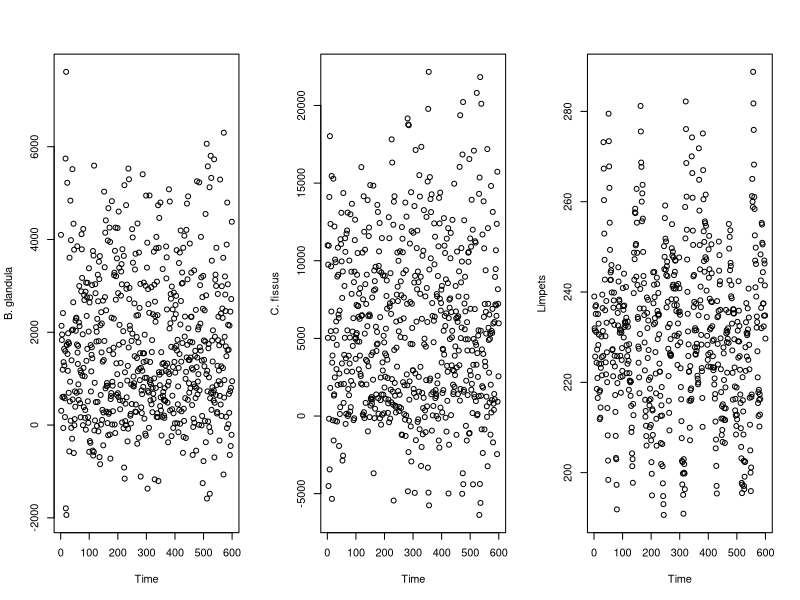
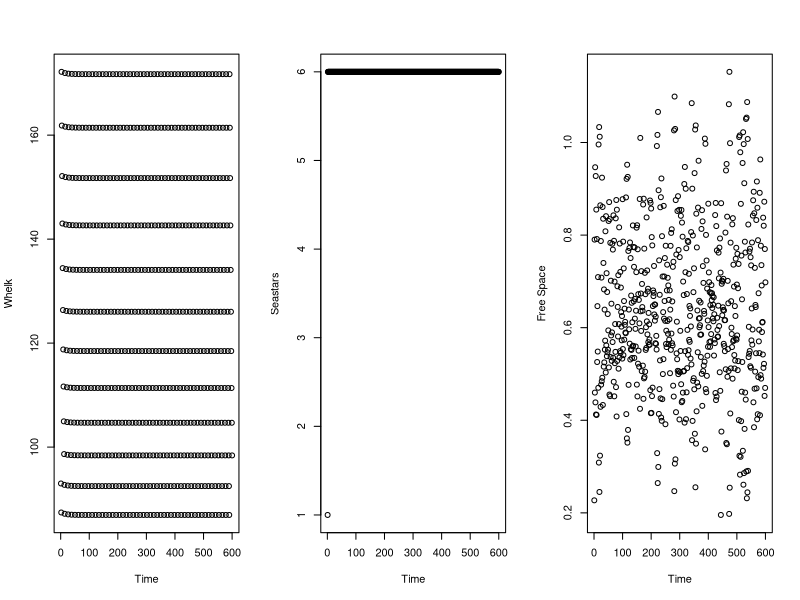

These figures' R source, in order:
## updated version of the forde & doak 2004 model
## changes primarily to the whelk and seastar predation models

do.free.space.calculation <- function(T, B, size.B, C, size.C, L, size.L) {
  # T = total area
  # B is the population size of Balanus glandula
  # size.B = average size of adult B. glandula
  # C is population size of Chthamalus fissus/dalli
  # size.C = average size of C. fissus/dalli
  # L is population size of limpets
  # size.L = average size of an adult limpet
  F <- T - (B*size.B + C*size.C + L*size.L)
  return(F)
}

# for barnacles and limpets
do.potential.recruitment <- function(F, size.x, size.recruit.x, larvae.x) {
  # F is the amount of free space on the rock
  # size.x is the average size (e.g. size.B, size.C, or size.L)
  # size.recruit.x is the size of a recruit
  # larvae.x is the number of settling larvae of species x
  L <- (F/size.x)*(1-exp(-size.recruit.x*larvae.x/F))
  return(L)
}

do.actual.recruitment <- function(F, L, L.B, size.B, L.C, size.C, L.L, size.L) {
  # NOTE THIS EQUATION IS DIFFERENT FROM IN THE TEXT--DON'T KNOW WHAT S IS
  # L.B is potential recruits of B. glandula
  # L.C is potential recruits of C. fissus/dalli
  # L.L is potential recruits of limpets
  # size.B = average size of adult B. glandula
  # size.C = average size of C. fissus/dalli
  # size.L = average size of an adult limpet
  R <- F*L / (L.B*size.B + L.C*size.C + L.L*size.L)
  return(R)
}

do.population.size.barnacles <- function(S, p.whelk, W.prev, X.prev, S.r, R, p.star, P.prev) {
  # S is survivorship (before whelk predation)
  # p.whelk is the encounter rate of barnacles by whelks
  # W.prev is the whelk population size in the previous month
  # X.prev is the barnacle population size in the previous month
  # S.r is the survivorship of recruits
  # R is the number of recruits
  # p.star is the encounter rate of barnacles by sea stars
  # P.prev is the whelk population size in the previous month
  X <- S*(1-p.whelk*W.prev-p.star*P.prev)*X.prev + S.r*R
  return (X)
}

do.population.size.limpets <- function(S, L.prev, S.r, R, delta) {
  # S is survivorship
  # L.prev is the limpet population size in the previous month
  # S.r is the survivorship of recruits
  # R is the number of recruits
  # delta is density-dependence 
  L <- S*L.prev + S.r*R*exp(delta*L.prev)
  return(L)
}

do.population.size.whelks <- function(W.prev, 
                                      #W.feeding, 
                                      S, 
                                      R) {
  # W.prev is whelk population size in the previous month
  # p is per capita predation rate
  # B.prev is the B. glandula population
  # C.prev is the C. fissus/dalli population
  # R is the recruitment rate
  # S is the survival rate
  # W.feeding is food intake
  
  # note that the functional form of this population model is unclear
  # from the manuscript. Alternate model forms could be:
  W <- W.prev * S + R
  # W <- W.prev * W. feeding + R
  # W <- W.prev*W.feeding*S + R
  
  return(W)
}

do.whelk.recruitment <- function(avg.C, avg.B, p, Y, W.prev, B.prev, C.prev) {
  # avg.C is the average number of C. fissus/dalli from April through June
  # avg. B is the average number of B. glandula from April through June
  # p is the per capita predation rate
  R <- (avg.C + avg.B)*3*p*Y*W.prev*(B.prev+C.prev)
  if (R > 90) {
    # note that if the max. recruitment rate is not set, then
    # whelk recruitment becomes very large very quickly
    R <- 90
  }
  return(R)
}

do.population.size.seastar <- function(S, P.prev, R) {
  # S is seastar adult survival
  # P.prev is previous seastar population size
  
  # note that there is a typo in equation 7 in Forde & Doak appendix 
  # where "P.prev" (= P at time t-1) is incorrectly included as 
  # P at time t+1
  
  P <- S*P.prev + survival.recruit.P*R
  if (P > 6) {
    P <- 6
  }
  if(P<0) {
    P <- 0
  }
  return(P)
}

# ----------------------------------------------------------------------------------------------------
# model parameters
size.B <- .000098
size.C <- .000032
size.L <- .00008

size.recruit.B <- .000003
size.recruit.C <- .000003
size.recruit.L <- .000003

survival.B <- .7
survival.C <- .7
survival.L <- .97
survival.W <- .94
survival.P <- .992


survival.recruit.B <- .7
survival.recruit.C <- .7
survival.recruit.L <- .88
survival.recruit.P <- .998

delta <- -.02 # density dependence for limpets
p.whelk <- .01 # per capita whelk predation rate
Y <- .01 # whelk conversion rate
p.seastar <- .007 # per capita whelk predation rate

T <- 1

# ----------------------------------------------------------------------------------------------------
# Initial conditions

years <- 50
timesteps <- years*12
month <- rep(c("Apr", "May", "Jun", "Jul", "Aug", 
               "Sep", "Oct", "Nov", "Dec", "Jan", "Feb", "Mar"), years)
summer <- c("Apr", "May", "Jun", "Jul", "Aug", "Sep")
winter <- c("Oct", "Nov", "Dec", "Jan", "Feb", "Mar")

B <- C <- L <- W <- P <- F <- rep(NA, timesteps)
B[1] <- 4100
C[1] <- 11000
#B[1] <- 0
#C[1] <- 0
L[1] <- 239
W[1] <- 93
P[1] <- 1

F[1] <- do.free.space.calculation(T=T, B=B[1], size.B=size.B, C=C[1], 
                                  size.C=size.C, L=L[1], size.L=size.L)

B.mean <- 50000
B.stdev <- sqrt(3.24*10^10)
location.B <- log(B.mean^2 / sqrt(B.stdev^2 + B.mean^2))
shape.B <- sqrt(log(1 + (B.stdev^2 / B.mean^2)))

C.mean <- 30000
C.stdev <- sqrt(3.6*10^9)
location.C <- log(C.mean^2 / sqrt(C.stdev^2 + C.mean^2))
shape.C <- sqrt(log(1 + (C.stdev^2 / C.mean^2)))

L.mean <- 3000
L.stdev <- sqrt(2.8*10^7)
location.L <- log(L.mean^2 / sqrt(L.stdev^2 + L.mean^2))
shape.L <- sqrt(log(1 + (L.stdev^2 / L.mean^2)))

P.mean <- 3800
P.stdev <- sqrt(3.7*10^7)
location.P <- log(P.mean^2 / sqrt(P.stdev^2 + P.mean^2))
shape.P <- sqrt(log(1 + (P.stdev^2 / P.mean^2)))

for (t in 2:timesteps) {
  B.potential.recruits <- do.potential.recruitment(F=F[t-1], size.x=size.B, size.recruit.x=size.recruit.B, 
                                                   larvae.x=rlnorm(n=1, location.B, shape.B))
  C.potential.recruits <- do.potential.recruitment(F=F[t-1], size.x=size.C, size.recruit.x=size.recruit.C, 
                                                   larvae.x=rlnorm(n=1, location.C, shape.C))
  L.potential.recruits <- do.potential.recruitment(F=F[t-1], size.x=size.L, size.recruit.x=size.recruit.L, 
                                                   larvae.x=rlnorm(n=1, location.L, shape.L))
  
  # note that there are more recruits than potential recruits :(
  B.recruits <- do.actual.recruitment(F=F[t-1], L= B.potential.recruits, L.B=B.potential.recruits, 
                                      size.B=size.B, L.C=C.potential.recruits, size.C=size.C,
                                      L.L=L.potential.recruits, size.L=size.L)
  C.recruits <- do.actual.recruitment(F=F[t-1], L= C.potential.recruits, L.B=B.potential.recruits, 
                                      size.B=size.B, L.C=C.potential.recruits, size.C=size.C,
                                      L.L=L.potential.recruits, size.L=size.L)
  L.recruits <- do.actual.recruitment(F=F[t-1], L= L.potential.recruits, L.B=B.potential.recruits, 
                                      size.B=size.B, L.C=C.potential.recruits, size.C=size.C,
                                      L.L=L.potential.recruits, size.L=size.L)
  P.recruits <- rlnorm(n=1, location.P, shape.P)
  
  # make sure that we only recruit as many as we have
  if (B.potential.recruits > B.recruits) {B.recruits <- B.potential.recruits}
  if (C.potential.recruits > C.recruits) {C.recruits <- C.potential.recruits}
  if (L.potential.recruits > L.recruits) {L.recruits <- L.potential.recruits}
  
  B[t] <- do.population.size.barnacles(S=survival.B, p.whelk=p.whelk, W.prev = W[t-1], X.prev=B[t-1],
                                       S.r = survival.recruit.B, R=B.recruits, p.star=p.seastar, P.prev=P[t-1])
  C[t] <- do.population.size.barnacles(S=survival.C, p.whelk=p.whelk, W.prev = W[t-1], X.prev=C[t-1],
                                       S.r = survival.recruit.C, R=C.recruits, p.star=p.seastar, P.prev=P[t-1])
  L[t] <- do.population.size.limpets(S=survival.L, L.prev=L[t-1], S.r=survival.recruit.L, R=L.recruits, delta=delta)
  
  if(month[t] == "Jun") {
    W.recruits <- do.whelk.recruitment(avg.C=mean(c(C[t], C[t-1], C[t-2])), 
                                       avg.B=mean(c(B[t], B[t-1], B[t-2])),
                                       p=p.whelk, Y=Y, W.prev=W[t-1], B.prev=B[t], C.prev=C[t])   
  } else {
    W.recruits <- 0
  }
  
  ## Include this if using form of whelk population model that depends 
  ## on barnacle population size
  
  # if(month[t] %in% summer) {
  #   W.feeding <- p.whelk*(B[t-1]+C[t-1]) / (1+ (p.whelk*(B[t-1]+C[t-1])))
  # } else {
  #   W.feeding <- p.whelk*(B[t-6]+C[t-6]) / (1+ (p.whelk*(B[t-6]+C[t-6])))
  # }
  
  W[t] <- do.population.size.whelks(W.prev=W[t-1],
                                    #W.feeding = W.feeding, 
                                    S = survival.W,
                                    R=W.recruits)
  
  P[t] <- do.population.size.seastar(S=survival.P, P.prev=P[t-1], R=P.recruits)
  
  F[t] <- do.free.space.calculation(T=T, B=B[t], size.B=size.B, C=C[t], 
                                    size.C=size.C, L=L[t], size.L=size.L)
  
}

quartz(width=8, height=4)
par(mfrow=c(1,3))
plot(B, xlab="Time", ylab="B. glandula")
plot(C, xlab="Time", ylab="C. fissus")
plot(L, xlab="Time", ylab="Limpets")

quartz(width=6, height=4)
par(mfrow=c(1,3))
plot(W, xlab="Time", ylab="Whelk")
plot(P, xlab="Time", ylab="Seastars")
plot(F, xlab = "Time", ylab = "Free Space")



